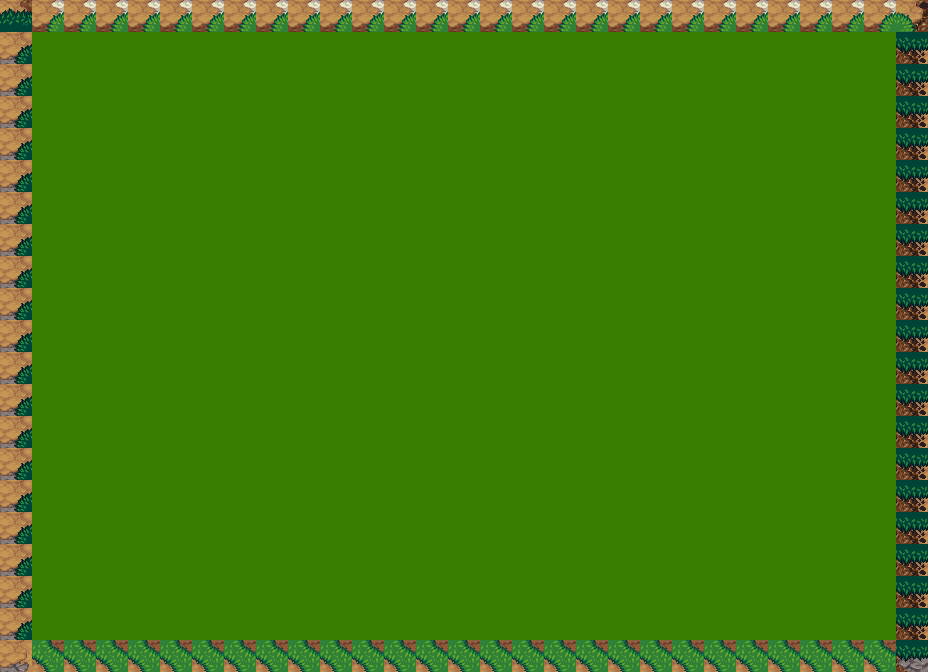

Below is a game level as drawn by its tile map, then a one-line description and the .tmx that defines it (tile-layer data replaced by summaries):
An orthogonal 29x21 tile map with 32x32 px tiles, 1 tile layer (Tile Layer 1).

<map version="1.5" tiledversion="1.6.0" orientation="orthogonal" renderorder="right-down" width="29" height="21" tilewidth="32" tileheight="32" infinite="0" nextlayerid="2" nextobjectid="1">
 <tileset firstgid="1" source="terrain-map-v7.tsx" />
 <layer id="1" name="Tile Layer 1" width="29" height="21">
  <data>[609 cells, 609 non-empty, 9 distinct tile ids]</data>
 </layer>
</map>